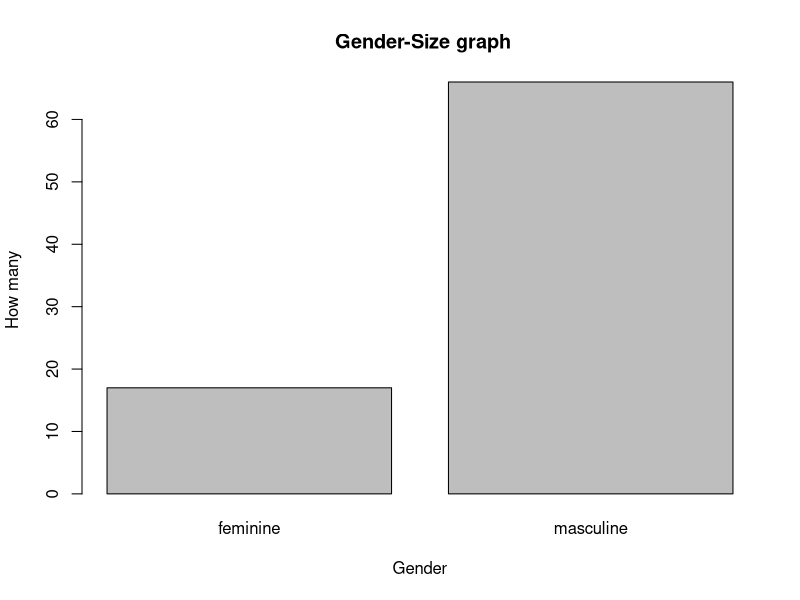
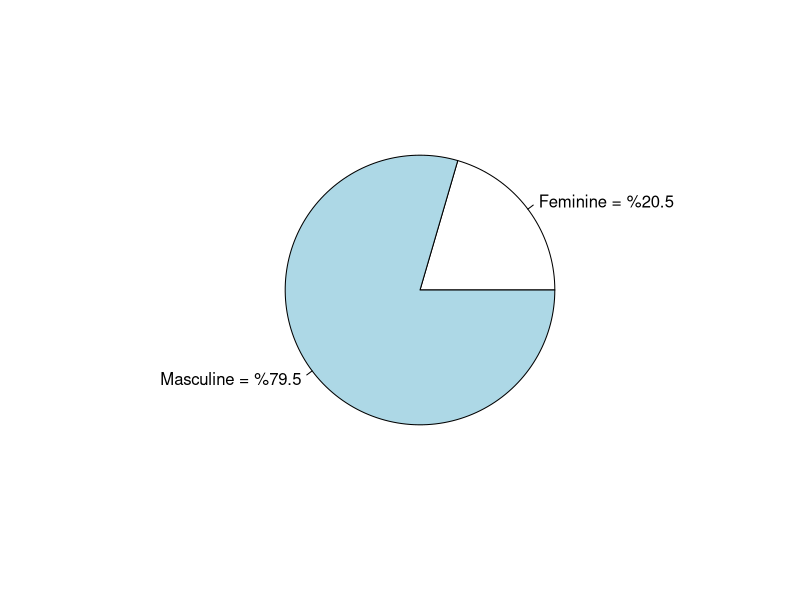
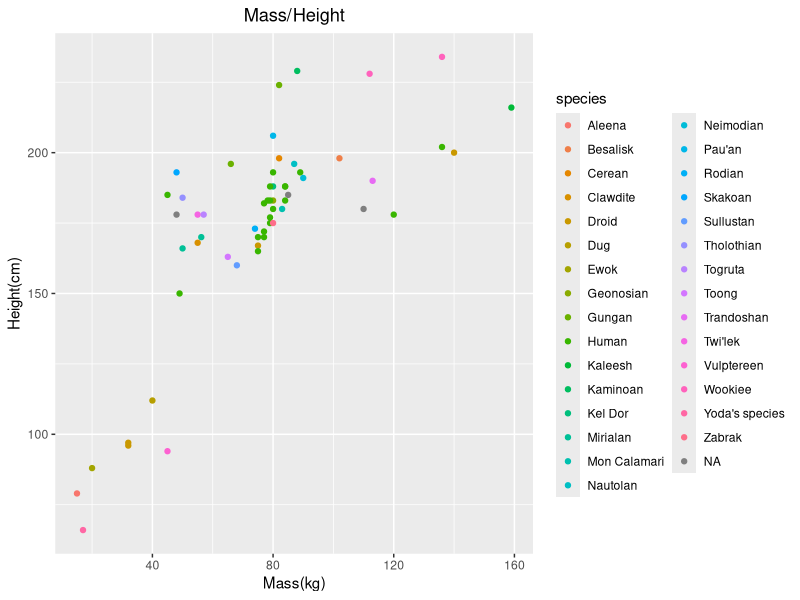

Reproduce these figures in R, in order. (Note: this script raises an error after producing the figures.)
library(dplyr)
library(ggplot2)
library(tidyverse)
library(rstatix)
View(starwars)

gender <- as.factor(starwars$gender)
gender <- na.omit(gender)
plot(gender, 
     pty = "L" ,
     xlab = "Gender" , 
     ylab = "How many" , 
     main = " Gender-Size graph")

ratio <- prop.table(table(gender))
genders = c("Feminine" , "Masculine") 
a <- sprintf("%s = %s%3.1f" ,genders , "%" , as.numeric(ratio)*100 )

pie(ratio ,
    labels = a ,
    radius = 0.7)

outliners <- identify_outliers(starwars["mass"])
outliners
new <- starwars %>% filter(mass < 300)

p <- ggplot(new, aes(x= mass , y = height , colour=species)) +
  geom_point()

p + ggtitle("Mass/Height")+
  theme(plot.title = element_text(hjust = 0.5)) +
  xlab("Mass(kg)") + ylab("Height(cm)")

race <- prop.table(table(starwars$species))

starwars %>%
  mutate(name = fct_other(name, race)) %>%
  ggplot( aes(x=species, y=race)) +
  geom_bar(stat="identity", fill="#f68060", alpha=.6, width=.4) +
  coord_flip() +
  xlab("") +
  theme_bw()


starwars %>%
  filter( mass <300 ) %>%
  ggplot( aes(y=height)) +
  geom_density(fill="#69b3a2", color="#e9ecef", alpha=0.8) + 
  ggtitle("Star Wars height distribution")


Human <- filter(starwars, species == "Human")

Human %>%
  ggplot(aes(x=height)) +
  geom_histogram(fill="#69b3a2", color="#e9ecef", alpha=0.8)

Human <- na.omit(Human)

p <- ggplot(Human , aes(x=mass, y=height))+
  geom_point() +
  geom_label(
    label=Human$name, 
    nudge_x = 7, nudge_y = 0, size = 3) 
p

